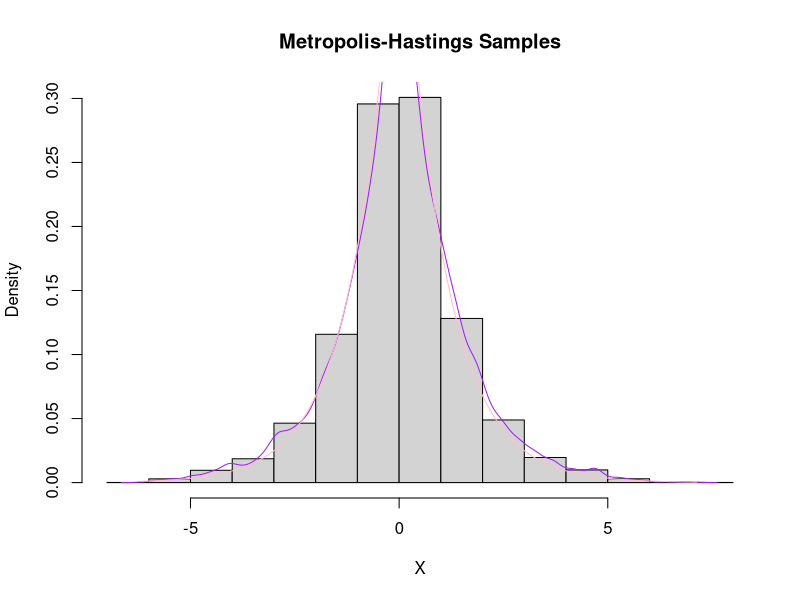
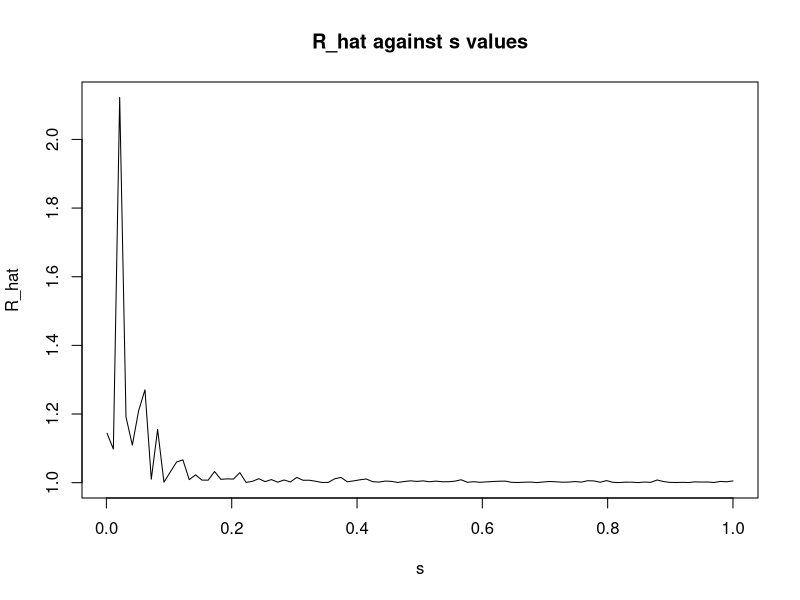

Write R code to recreate these figures, in order.
## ---- chunk 1
f <- function(x) {
  return(0.5 * exp(-abs(x)))# defining f(x)
}
## ---- chunk 2
x0 <- 0     # initial x value
N <- 10000  # sample size
s <- 1      # standard deviation
## ---- chunk 3
# setting up Metropolis-Hasting Algorithm
mh <- function (N, x0, s){
  x <- numeric(N) # setting up numeric vector to store generated x
  x_current <- x0 
  
  for (i in 1:N) {
    x_star <- rnorm(1, mean = x_current, sd = s)  # simulate random x* from Normal distribution
    
    # computing log acceptance ratio
    lg_r <- log(f(x_star)) - log(f(x_current)) # log is taken to make sure linearity
    
    # generate random number u
    lg_u <- log(runif(1)) # random u from uniform distribution from [0,1)
    
    # accept or reject x0 based on log acceptance ratio
    if (lg_u < lg_r) {
      x_current <- x_star # accepted
    } else {
      x_current <- x_current # rejected
    }
    
    # saving the sample
    x[i] <- x_current
  }
  
  return(x)
}
## ---- chunk 4
x <- mh(N, x0, s)

# To plot a histogram
hist(x, main = "Metropolis-Hastings Samples", xlab = "X", prob = TRUE)

# To plot a kernel density plot
lines(density(x), col = 'purple',lwd = 1)

# Plotting f(x) distribution into existing plot
curve(f(x), from = min(x), to = max(x), col = 'pink', add = TRUE, lwd = 1)
## ---- chunk 5
montecarlo_mean <- mean(x)
montecarlo_sd <- sd(x)

# Printing results
cat ("Monte Carlo Estimate of Mean:", montecarlo_mean, "\n") # cat is used to concatenate the values into a single string
cat ("Monte Carlo Estimate of Standard Deviation:", montecarlo_sd, "\n")
## ---- chunk 6
N_b <- 2000
s_b <- 0.001
J_b <- 4
## ---- chunk 7
mh_chains <- function (N_b, s_b, J_b){
  chains <- matrix (NA, nrow = N_b, ncol = J_b) # matrix to store chain, all values of (n,j) is NA

for (j in 1:J_b){
  x_current_b <- 0 # Setting all initial value of each chain as 0
  
  for (i_b in 1:N_b){
    x_star_b <- rnorm(1, mean = x_current_b, sd = s_b) #simulate X*~N (x_current, s^2)
    
    # computing log acceptance ratio
    lg_r_b <- log(f(x_star_b)) - log(f(x_current_b)) # log is taken to make sure linearity
    
    # generate random number u
    lg_u_b <- log(runif(1)) # random u from uniform distribution from [0,1)
    
    # accept or reject x0 based on log acceptance ratio
    if (lg_u_b < lg_r_b) {
      x_current_b <- x_star_b
    }
    
    chains[i_b,j] <- x_current_b # i and j defined in line 96 and 93 respectively
  }
}

return(chains)
}
## ---- chunk 8
# generating chain with parameters
chains_b <- mh_chains (N_b, s_b, J_b) 

# checking for NA in chain
if(any(is.na(chains_b))){
  warning ("There in NA in chain_b")
}
## ---- chunk 9
# function to loop through each chain and calculate sample mean
sample_mean_chain <- function (chains_b, J_b){
  M_j <- numeric (J_b)

  for (j in 1:J_b) {
    chain_j <- chains_b [,j]
    M_j[j] <- mean(chain_j, na.rm = TRUE)
  }
  return (M_j)
}

# calculating sample mean for each chain
M_j <- sample_mean_chain(chains_b, J_b)

# print
for (j in 1:J_b){
  cat ("The sample mean, Mj, of chain j =", j, ":", M_j[j], "\n")
}
## ---- chunk 10
# function for sample variance of chain j (looped)
sample_variance_chain <- function (chains_b, J_b) {
  V_j <- numeric (J_b)
  
  for (j in 1:J_b){
    chain_j <- chains_b [,j]
    V_j[j] <- sum((chain_j - mean(chain_j, na.rm = NA))^2)/N_b
  }
  return (V_j)
}

# calculating sample variance for each chain
V_j <- sample_variance_chain (chains_b, J_b)

# print
for (j in 1:J_b){
  cat ("The sample variance, Vj, of chain j =", j, ":", V_j[j], "\n")
}
## ---- chunk 11
# function for overall within sample variance W
overall_within_variance <- function (chains_b, J_b){
  W <- numeric (J_b)

  W <- sum(V_j)/J_b 
  
  return (W)
}

# calculating overall within sample variance W
W <- overall_within_variance(chains_b, J_b)

# print
cat ("The overall within sample variance, W:", W, "\n")

## ---- chunk 12
# function for overall sample mean M
overall_sample_mean <- function (chains_b, J_b) {
  M <- numeric (J_b)
  
  M <- sum(M_j)/J_b 
  
  return (M)
}

# calculating overall sample mean M
M <- overall_sample_mean(chains_b, J_b)

# print
cat ("The overall sample mean, M:", M,  "\n")
## ---- chunk 13
# function for between sample variance B
inbtw_var_B <- function (chains_b, J_b) {
  B <- numeric (J_b)

  B <- sum(M_j - M)^2 / J_b
  
  return (B)
}

# calculating between sample variance variance B
B <- inbtw_var_B (chains_b, J_b)

# print
cat ("The between sample variance, B:", B,  "\n")

## ---- chunk 14
# function for r hat
calc_r_hat <- function (chains_b, J_b) {
  r_hat <- numeric (J_b)
  
  r_hat <- sqrt ((B+W)/ W)

  
  return (r_hat)
}

# calculating r hat
r_hat <- calc_r_hat (chains_b, J_b)

# print
cat ("The r hat value is", r_hat, "\n")

## ---- chunk 15
# set seed to ensure reproducibility
set.seed(123)

# Metropolis-Hastings algorithm to generate chains for a given s
metropolis_hastings <- function(x0, N_b, s, j) {
  samples <- numeric(N_b) #Creating an empty vector with length N_b
  current_value <- x0
  
  for (i in 1:N_b) {
    x_star <- rnorm(1, mean = current_value, sd = s)
    log_ratio <- -abs(x_star)^j + abs(x0)^j  # Old ratio with logarithm
    log_u <- log(runif(1))
    
    if (log_u < log_ratio) {
      current_value <- x_star
    }
    
    samples[i] <- current_value
  }
  
  return(samples)
}

# Function to calculate R_hat for a given s
calc_R_hat <- function(N, s, J, j) {
  chains <- replicate(J, metropolis_hastings(0, N, s, j))
  M_j <- colMeans(chains, na.rm = TRUE)
  V_j <- apply(chains, 2, var, na.rm = TRUE)
  W <- mean(V_j)
  M <- mean(M_j)
  B <- mean((M_j - M)^2)
  
  # Ensure B is not zero to avoid division by zero
  if (B == 0) {
    B <- 1e-6  # Small nonzero value
  }
  
  R_hat <- sqrt((B + W) / W)
  
  return(R_hat)
}

# Parameters
N_s <- 2000
J_s <- 4
s_values <- seq(0.001, 1, length.out = 100)
j_s <- 2  # used for raising power to 2

# Calculate R_hat for each s
R_hat_values <- sapply(s_values, calc_R_hat, N = N_s, J = J_s, j = j_s)

# Plot the results
plot(s_values, R_hat_values, type = "l", xlab = "s", ylab = "R_hat", main = "R_hat against s values")
